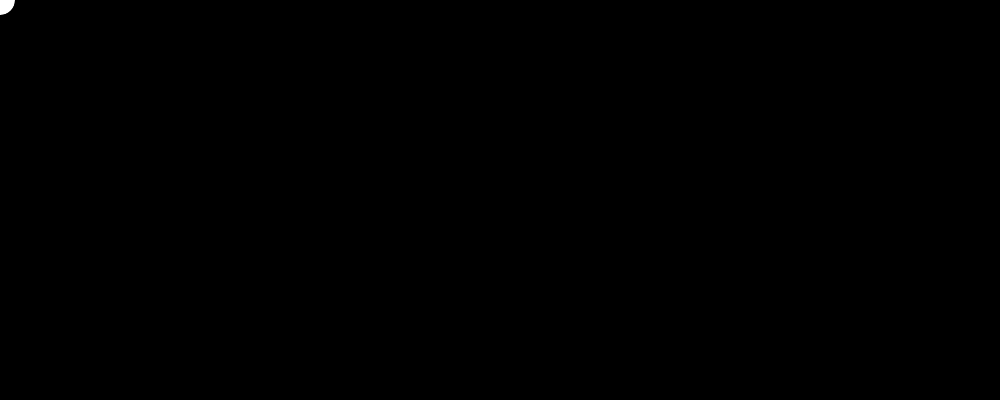
Frame 1 (no input)
Frame 60 (the mouse pressed at the canvas centre just before this capture): identical to frame 1, image omitted
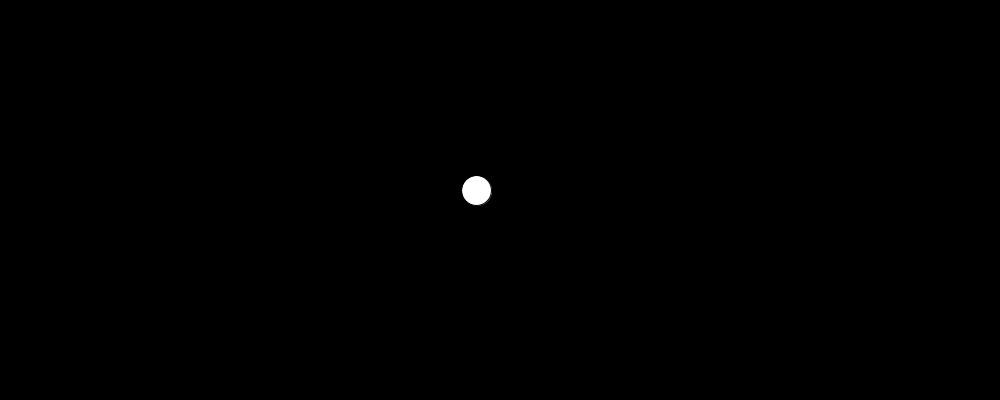
Frame 120 (the mouse held since frame 60 and released just before this capture)

The Processing sketch that drew these frames (run headless with seeded random() and noise(); from frame 60 on, the mouse is pressed at the canvas centre):

// Processing sketch: day6_06_lerp
// ── day6_06_lerp.pde
// https://en.wikipedia.org/wiki/Linear_interpolation

float x = 0;
float y = 0;

void setup() {
  size(1000, 400);
}

void draw() {
  background(0);
   
  x = lerp(x, mouseX, 0.05);
  y = lerp(y, mouseY, 0.05);
  ellipse(x, y, 30, 30);
}
